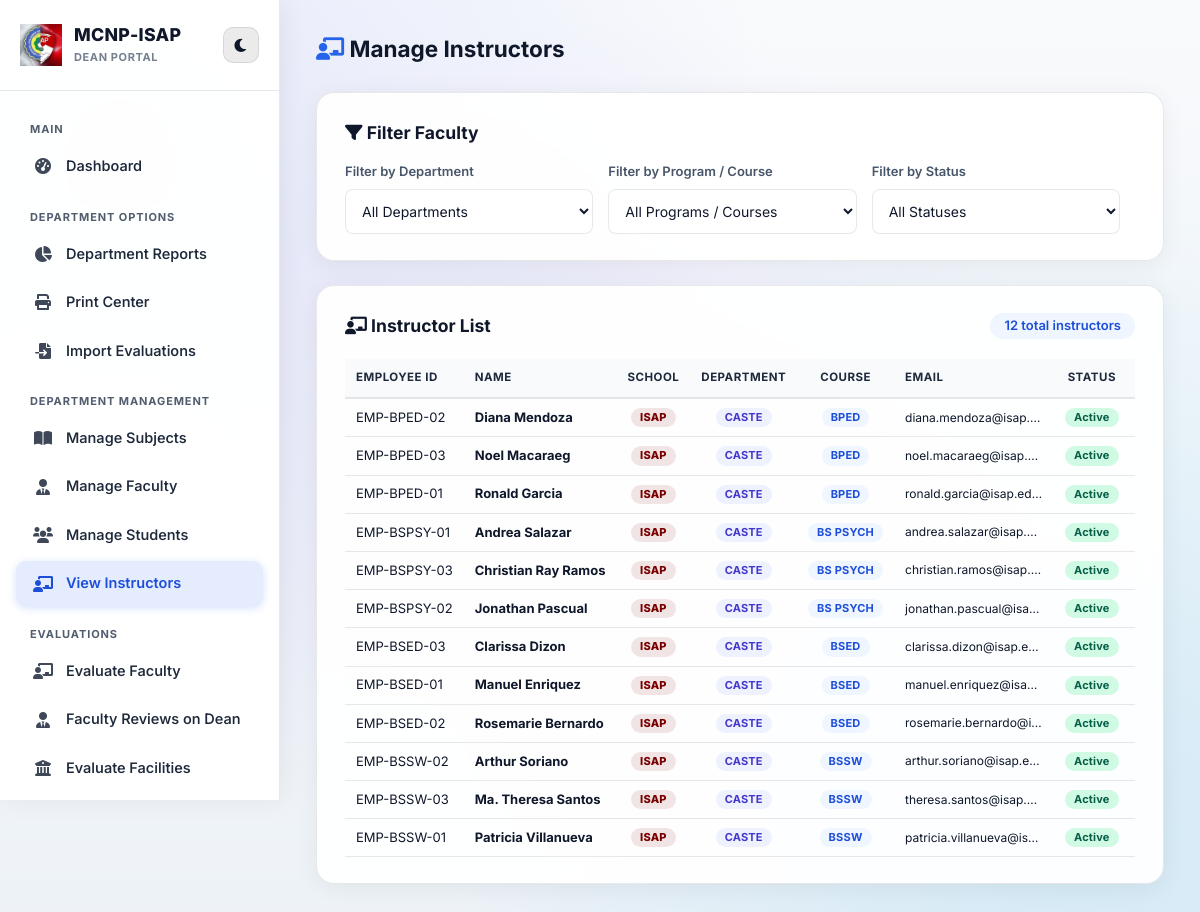
/manage_instructors.php (signed in), run on the app's committed database.
### tables this page shows
CREATE TABLE `users` (
  `id` int(11) NOT NULL AUTO_INCREMENT,
  `username` varchar(50) NOT NULL,
  `password` varchar(255) NOT NULL,
  `role` enum('admin','system admin','dean','student','faculty','visitor') NOT NULL,
  `visitor_category` varchar(50) DEFAULT 'Campus Guest',
  `first_name` varchar(50) DEFAULT NULL,
  `middle_name` varchar(50) DEFAULT NULL,
  `last_name` varchar(50) DEFAULT NULL,
  `full_name` varchar(150) DEFAULT NULL,
  `email` varchar(100) DEFAULT NULL,
  `school` enum('mcnp','isap') DEFAULT NULL,
  `dept_id` int(11) DEFAULT NULL,
  `reset_token` varchar(64) DEFAULT NULL,
  `reset_token_expiry` datetime DEFAULT NULL,
  `course_id` int(11) DEFAULT NULL,
  `status` enum('active','inactive','pending') NOT NULL DEFAULT 'active',
  `last_login` datetime DEFAULT NULL,
  `avatar` varchar(255) DEFAULT NULL,
  `created_at` timestamp NOT NULL DEFAULT current_timestamp(),
  `theme_color` varchar(20) DEFAULT 'blue',
  PRIMARY KEY (`id`),
  UNIQUE KEY `username` (`username`),
  UNIQUE KEY `email` (`email`),
  KEY `dept_id` (`dept_id`),
  KEY `course_id` (`course_id`),
  CONSTRAINT `users_ibfk_1` FOREIGN KEY (`dept_id`) REFERENCES `departments` (`id`) ON DELETE SET NULL,
  CONSTRAINT `users_ibfk_2` FOREIGN KEY (`course_id`) REFERENCES `courses` (`id`) ON DELETE SET NULL
);

CREATE TABLE `departments` (
  `id` int(11) NOT NULL AUTO_INCREMENT,
  `dept_name` varchar(150) NOT NULL,
  `dept_alias` varchar(20) NOT NULL,
  PRIMARY KEY (`id`),
  UNIQUE KEY `dept_alias` (`dept_alias`)
);

CREATE TABLE `courses` (
  `id` int(11) NOT NULL AUTO_INCREMENT,
  `dept_id` int(11) NOT NULL,
  `course_name` varchar(150) NOT NULL,
  `course_alias` varchar(20) NOT NULL,
  PRIMARY KEY (`id`),
  UNIQUE KEY `course_alias` (`course_alias`),
  KEY `dept_id` (`dept_id`),
  CONSTRAINT `courses_ibfk_1` FOREIGN KEY (`dept_id`) REFERENCES `departments` (`id`) ON DELETE CASCADE
);

### mobile_ui.php (called while the page is built, shortened)
<?php
if (!isset($mobile_nav_items)) {
    $role = $_SESSION['role'] ?? 'student';
}
?>

### manage_instructors.php (the view, shortened to what this page needs)
<?php
include 'db_connect.php';
$role = $_SESSION['role'];
$dept_id_session = $_SESSION['dept_id'] ?? null;
$where = ["u.role = 'faculty'", "u.status != 'pending'"];
if ($role == 'dean' && $dept_id_session) {
    $where[] = "u.dept_id = " . (int)$dept_id_session;
}
$count_sql = "SELECT COUNT(*) FROM users u WHERE " . implode(' AND ', $where);
$total_count = $conn->query($count_sql)->fetch_row()[0];
$sql = "SELECT u.*, d.dept_alias, d.dept_name, c.course_alias, c.course_name
        FROM users u
        LEFT JOIN departments d ON u.dept_id = d.id
        LEFT JOIN courses c ON u.course_id = c.id
        WHERE " . implode(' AND ', $where) . "
        ORDER BY c.course_alias ASC, u.full_name ASC";
$instructors = $conn->query($sql);
?>
<!DOCTYPE html>
<html>
<head>
    <link rel="stylesheet" href="style.css?v=<?php echo filemtime('style.css'); ?>">
    <link rel="stylesheet" href="https://cdnjs.cloudflare.com/ajax/libs/font-awesome/6.0.0/css/all.min.css">
</head>
<body class="dashboard-body">
    <div class="split-container">
        <?php
        if ($role == 'admin' || $role == 'system admin') {
            $active_page = 'faculties';
            include 'admin_sidebar.php';
        } else {
            include 'dean_sidebar.php';
        }
        ?>
        <main class="main-content">
            <div style="display:flex; justify-content:space-between; align-items:center; margin-bottom:25px; flex-wrap: wrap; gap: 10px;">
                <h2 style="color:var(--text-main); margin:0;">
                    <i class="fas fa-chalkboard-teacher" style="color:var(--accent);"></i> Manage Instructors
                </h2>
            </div>
            <div class="card">
                <h3 style="margin-bottom:15px;"><i class="fas fa-filter"></i> Filter Faculty</h3>
                <form method="GET" id="instructorFilterForm" style="display: grid; grid-template-columns: 1fr 1fr 1fr auto; gap: 15px; align-items: flex-end;">
                    <div class="input-group" style="margin:0;">
                        <div class="input-label">Filter by Department</div>
                        <select name="dept_id" id="filter_dept" onchange="this.form.submit()" style="width:100%; padding:12px; border:1px solid var(--border-color); border-radius:8px; background:var(--input-bg); color:var(--text-main);">
                            <option value="">All Departments</option>
                        </select>
                    </div>
                    <div class="input-group" style="margin:0;">
                        <div class="input-label">Filter by Program / Course</div>
                        <select name="course_id" id="filter_course" onchange="this.form.submit()" style="width:100%; padding:12px; border:1px solid var(--border-color); border-radius:8px; background:var(--input-bg); color:var(--text-main);">
                            <option value="">All Programs / Courses</option>
                        </select>
                    </div>
                    <div class="input-group" style="margin:0;">
                        <div class="input-label">Filter by Status</div>
                        <select name="status" onchange="this.form.submit()" style="width:100%; padding:12px; border:1px solid var(--border-color); border-radius:8px; background:var(--input-bg); color:var(--text-main);">
                            <option value="">All Statuses</option>
                        </select>
                    </div>
                </form>
            </div>
            <div class="card">
                <div style="display:flex; justify-content:space-between; align-items:center; margin-bottom:20px;">
                    <h3 style="margin:0;"><i class="fas fa-chalkboard-teacher"></i> Instructor List</h3>
                    <span class="category-badge" style="font-size:13px;">
                        <?php echo $total_count; ?> total instructors
                    </span>
                </div>
                <div class="table-responsive">
                    <table class="table-modern">
                        <thead>
                            <tr>
                                <th style="width: 120px;">Employee ID</th>
                                <th>Name</th>
                                <th style="text-align:center; width: 75px;">School</th>
                                <th style="text-align:center; width: 85px;">Department</th>
                                <th style="text-align:center; width: 85px;">Course</th>
                                <th style="width: 170px;">Email</th>
                                <th style="text-align:center; width: 80px;">Status</th>
                                <th style="text-align:right; width: 145px;">Action</th>
                            </tr>
                        </thead>
                        <tbody>
                            <?php
                            if ($instructors && $instructors->num_rows > 0):
                                while ($row = $instructors->fetch_assoc()):
                                    $row_school = !empty($row['school']) ? strtoupper($row['school']) : (((int)$row['dept_id'] <= 4 && (int)$row['dept_id'] > 0) ? 'ISAP' : 'MCNP');
                                    $badge_bg = ($row_school === 'ISAP') ? 'rgba(122, 0, 0, 0.1)' : 'rgba(26, 47, 122, 0.1)';
                                    $badge_color = ($row_school === 'ISAP') ? '#7a0000' : '#1a2f7a';
                            ?>
                                    <tr>
                                        <td style="white-space:nowrap;"><?php echo htmlspecialchars($row['username']); ?></td>
                                        <td style="white-space:nowrap;"><strong><?php echo htmlspecialchars($row['full_name']); ?></strong></td>
                                        <td style="text-align:center; white-space:nowrap;"><span class="category-badge" style="background:<?php echo $badge_bg; ?>; color:<?php echo $badge_color; ?>; font-weight:800;"><?php echo $row_school; ?></span></td>
                                        <td style="text-align:center; white-space:nowrap;"><span class="category-badge" style="background:#eef2ff; color:#4338ca;"><?php echo htmlspecialchars($row['dept_alias'] ?? 'N/A'); ?></span></td>
                                        <td style="text-align:center; white-space:nowrap;"><span class="category-badge"><?php echo htmlspecialchars($row['course_alias'] ?? 'N/A'); ?></span></td>
                                        <td class="cell-email" title="<?php echo htmlspecialchars($row['email'] ?? ''); ?>"><?php echo htmlspecialchars($row['email'] ?? ''); ?></td>
                                        <td style="text-align:center; white-space:nowrap;">
                                            <?php if (in_array($role, ['admin', 'system admin'])): ?>
                                                <?php if ($row['status'] == 'active'): ?>
                                                    <a href="manage_instructors.php?deactivate=<?php echo $row['id']; ?>"
                                                        onclick="return confirm('Deactivate faculty account for <?php echo addslashes($row['full_name']); ?>? They will be locked out from logging in.')"
                                                        style="text-decoration:none;"
                                                        title="Status: Active — Click to Deactivate">
                                                        <span class="category-badge" style="background:#d1fae5; color:#065f46; cursor:pointer; font-weight:700; transition:all 0.2s; display:inline-flex; align-items:center; gap:5px; padding:5px 12px; border-radius:20px;">
                                                            <i class="fas fa-check-circle"></i> Active
                                                        </span>
                                                    </a>
                                                <?php else: ?>
                                                    <a href="manage_instructors.php?activate=<?php echo $row['id']; ?>"
                                                        onclick="return confirm('Activate faculty account for <?php echo addslashes($row['full_name']); ?>? They will be allowed to log in.')"
                                                        style="text-decoration:none;"
                                                        title="Status: Inactive — Click to Activate">
                                                        <span class="category-badge" style="background:#fee2e2; color:#991b1b; cursor:pointer; font-weight:700; transition:all 0.2s; display:inline-flex; align-items:center; gap:5px; padding:5px 12px; border-radius:20px;">
                                                            <i class="fas fa-ban"></i> Inactive
                                                        </span>
                                                    </a>
                                                <?php endif; ?>
                                            <?php else: ?>
                                                <?php if ($row['status'] == 'active'): ?>
                                                    <span class="category-badge" style="background:#d1fae5; color:#065f46; font-weight:700;">Active</span>
                                                <?php else: ?>
                                                    <span class="category-badge" style="background:#fee2e2; color:#991b1b; font-weight:700;">Inactive</span>
                                                <?php endif; ?>
                                            <?php endif; ?>
                                        </td>
                                        <td style="text-align:right; white-space:nowrap;">
                                        </td>
                                    </tr>
                                <?php endwhile;
                            endif; ?>
                        </tbody>
                    </table>
                </div>
            </div>
        </main>
    </div>
</body>
</html>

### data on the page
users: username "EMP-BPED-02", full_name "Diana Mendoza", school "ISAP", dept.dept_alias "CASTE", course.course_alias "BPED", email "diana.mendoza@isap.…", status "Active"
users: username "EMP-BPED-03", full_name "Noel Macaraeg", school "ISAP", dept.dept_alias "CASTE", course.course_alias "BPED", email "noel.macaraeg@isap.…", status "Active"
users: username "EMP-BPED-01", full_name "Ronald Garcia", school "ISAP", dept.dept_alias "CASTE", course.course_alias "BPED", email "ronald.garcia@isap.ed…", status "Active"
users: username "EMP-BSPSY-01", full_name "Andrea Salazar", school "ISAP", dept.dept_alias "CASTE", course.course_alias "BS PSYCH", email "andrea.salazar@isap.…", status "Active"
users: username "EMP-BSPSY-03", full_name "Christian Ray Ramos", school "ISAP", dept.dept_alias "CASTE", course.course_alias "BS PSYCH", email "christian.ramos@isap.…", status "Active"
users: username "EMP-BSPSY-02", full_name "Jonathan Pascual", school "ISAP", dept.dept_alias "CASTE", course.course_alias "BS PSYCH", email "jonathan.pascual@isa…", status "Active"
users: username "EMP-BSED-03", full_name "Clarissa Dizon", school "ISAP", dept.dept_alias "CASTE", course.course_alias "BSED", email "clarissa.dizon@isap.e…", status "Active"
users: username "EMP-BSED-01", full_name "Manuel Enriquez", school "ISAP", dept.dept_alias "CASTE", course.course_alias "BSED", email "manuel.enriquez@isa…", status "Active"
users: username "EMP-BSED-02", full_name "Rosemarie Bernardo", school "ISAP", dept.dept_alias "CASTE", course.course_alias "BSED", email "rosemarie.bernardo@i…", status "Active"
users: username "EMP-BSSW-02", full_name "Arthur Soriano", school "ISAP", dept.dept_alias "CASTE", course.course_alias "BSSW", email "arthur.soriano@isap.e…", status "Active"
users: username "EMP-BSSW-03", full_name "Ma. Theresa Santos", school "ISAP", dept.dept_alias "CASTE", course.course_alias "BSSW", email "theresa.santos@isap.…", status "Active"
users: username "EMP-BSSW-01", full_name "Patricia Villanueva", school "ISAP", dept.dept_alias "CASTE", course.course_alias "BSSW", email "patricia.villanueva@is…", status "Active"

### other printed values
$total_count "12"
